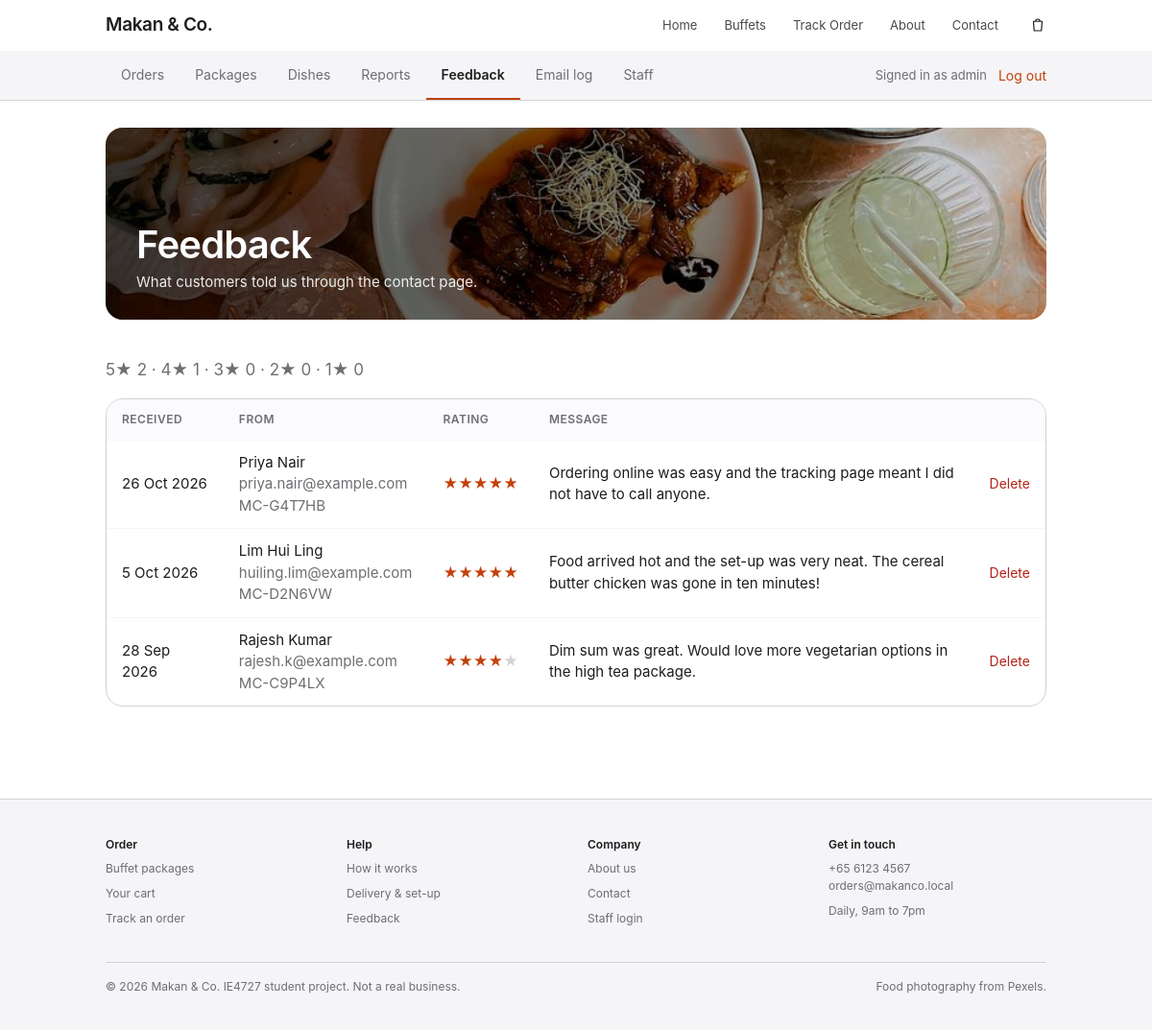
The app's page /base/admin.php?view=feedback (signed in) with its own data.
### tables this page shows
CREATE TABLE feedback (
    id         INT UNSIGNED AUTO_INCREMENT PRIMARY KEY,
    name       VARCHAR(60)  NOT NULL,
    email      VARCHAR(120) NOT NULL,
    order_ref  CHAR(9)      NULL,
    rating     TINYINT UNSIGNED NOT NULL,
    message    VARCHAR(1000) NOT NULL,
    created_at DATETIME     NOT NULL DEFAULT CURRENT_TIMESTAMP
);

### base/admin.php (called while the page is built, shortened)
<?php
require_once __DIR__ . '/includes/config.php';
$view = getValue('view');
require __DIR__ . '/includes/admin/' . $view . '.php';

### base/includes/functions.php (called while the page is built, shortened)
<?php
function db()
{
    static $pdo = null;
    if ($pdo === null) {
        $dsn = 'mysql:host=' . DB_HOST . ';dbname=' . DB_NAME . ';charset=utf8mb4';
        try {
            $pdo = new PDO($dsn, DB_USER, DB_PASS, [
                PDO::ATTR_ERRMODE            => PDO::ERRMODE_EXCEPTION,
                PDO::ATTR_DEFAULT_FETCH_MODE => PDO::FETCH_ASSOC,
                PDO::ATTR_EMULATE_PREPARES   => false,
            ]);
        } catch (PDOException $ex) {
            http_response_code(500);
            exit('<p style="font-family:sans-serif;padding:2em">Cannot connect to the database. '
                . 'Check that MySQL is running and that db/schema.sql and db/seed.sql have been imported.</p>');
        }
    }
    return $pdo;
}

### base/includes/config.php (called while the page is built, shortened)
<?php
function e($value)
{
    return htmlspecialchars((string) $value, ENT_QUOTES, 'UTF-8');
}
require_once __DIR__ . '/functions.php';

### base/includes/admin/feedback.php (the view, shortened to what this page needs)
<?php
$feedback = db()->query('SELECT * FROM feedback ORDER BY created_at DESC')->fetchAll();
$breakdown = [];
foreach (db()->query('SELECT rating, COUNT(*) AS n FROM feedback GROUP BY rating') as $row) {
    $breakdown[(int) $row['rating']] = (int) $row['n'];
}
require __DIR__ . '/top.php';
?>
<section class="section-tight">
    <div class="container">
        <p class="muted rating-summary">
            <?php for ($r = 5; $r >= 1; $r--): ?>
                <?= $r ?>&#9733; <?= isset($breakdown[$r]) ? $breakdown[$r] : 0 ?><?= $r > 1 ? ' &middot; ' : '' ?>
            <?php endfor; ?>
        </p>
        <div class="table-wrap">
            <table class="table admin-table">
                <thead>
                    <tr><th scope="col">Received</th><th scope="col">From</th><th scope="col">Rating</th><th scope="col">Message</th><th scope="col"><span class="sr-only">Delete</span></th></tr>
                </thead>
                <tbody>
                    <?php foreach ($feedback as $item): ?>
                        <tr>
                            <td><?= e(date('j M Y', strtotime($item['created_at']))) ?></td>
                            <td>
                                <?= e($item['name']) ?><br><span class="muted"><?= e($item['email']) ?></span>
                                <?php if ($item['order_ref']): ?><br><span class="muted"><?= e($item['order_ref']) ?></span><?php endif; ?>
                            </td>
                            <td class="stars" aria-label="<?= (int) $item['rating'] ?> out of 5"><?= str_repeat('&#9733;', (int) $item['rating']) ?><span class="stars-off"><?= str_repeat('&#9733;', 5 - (int) $item['rating']) ?></span></td>
                            <td class="message"><?= nl2br(e($item['message'])) ?></td>
                            <td>
                                <form method="post" action="admin.php?view=feedback" data-confirm="Delete this feedback from <?= e($item['name']) ?>? This cannot be undone.">
                                    <button class="link-button link-danger" type="submit">Delete</button>
                                </form>
                            </td>
                        </tr>
                    <?php endforeach; ?>
                </tbody>
            </table>
        </div>
    </div>
</section>
<?php require __DIR__ . '/../footer.php'; ?>

### base/css/style.css (style rules this page uses)
:root { --text: #1d1d1f; --text-muted: #6e6e73; --bg: #ffffff; --bg-alt: #f5f5f7; --line: #d2d2d7; --accent: #c2410c; --accent-dark: #9a3412; --radius: 18px; --radius-small: 12px; --container: 1024px; --container-wide: 1200px; --nav-height: 52px; --font: -apple-system, BlinkMacSystemFont, "SF Pro Text", "Segoe UI", Roboto, "Helvetica Neue", Helvetica, Arial, sans-serif; }
*, *::before, *::after { box-sizing: border-box; }
html { scroll-behavior: smooth; scroll-padding-top: var(--nav-height); }
body { margin: 0; font-family: var(--font); font-size: 17px; line-height: 1.5; color: var(--text); background: var(--bg); -webkit-font-smoothing: antialiased; }
p { margin: 0; }
.container { width: 100%; max-width: var(--container); margin: 0 auto; padding: 0 22px; }
.muted { color: var(--text-muted); }
.section-tight { padding: 40px 0 96px; }
.link-button { padding: 0; font: inherit; font-size: 14px; color: var(--accent); background: none; border: 0; cursor: pointer; }
.table-wrap { overflow-x: auto; background: var(--bg); border: 1px solid var(--line); border-radius: var(--radius); }
.table { width: 100%; font-size: 15px; border-collapse: collapse; }
.table th, .table td { padding: 14px 20px; text-align: left; vertical-align: top; border-bottom: 1px solid var(--bg-alt); }
.table thead th { font-size: 12px; font-weight: 600; letter-spacing: 0.04em; text-transform: uppercase; color: var(--text-muted); background: #fbfbfd; }
.table tbody tr:last-child th, .table tbody tr:last-child td { border-bottom: 0; }
.admin-table td, .admin-table th { padding: 12px 16px; vertical-align: middle; }
.stars { color: var(--accent); white-space: nowrap; }
.stars-off { color: var(--line); }
.message { max-width: 480px; }
.rating-summary { margin-bottom: 16px; }
.link-danger { color: #b42318; }

### records on screen
feedback: created_at "26 Oct 2026", name "Priya Nair", email "priya.nair@example.com", order_ref "MC-G4T7HB", rating "★★★★★", message "Ordering online was easy and the tracking page meant I did not have to call anyone."
feedback: created_at "5 Oct 2026", name "Lim Hui Ling", email "huiling.lim@example.com", order_ref "MC-D2N6VW", rating "★★★★★", message "Food arrived hot and the set-up was very neat. The cereal butter chicken was gone in ten minutes!"
feedback: created_at "28 Sep 2026", name "Rajesh Kumar", email "rajesh.k@example.com", order_ref "MC-C9P4LX", rating "★★★★", rating "★", message "Dim sum was great. Would love more vegetarian options in the high tea package."

### other values on screen
SITE_NAME "Makan & Co."
$label "Home"
$label "Buffets"
$label "Track Order"
$label "About"
$label "Contact"
$tab[0] "Orders"
$tab[0] "Packages"
$tab[0] "Dishes"
$tab[0] "Reports"
$tab[0] "Feedback"
$tab[0] "Email log"
$tab[0] "Staff"
$_SESSION['admin_name'] "admin"
$adminHeading "Feedback"
